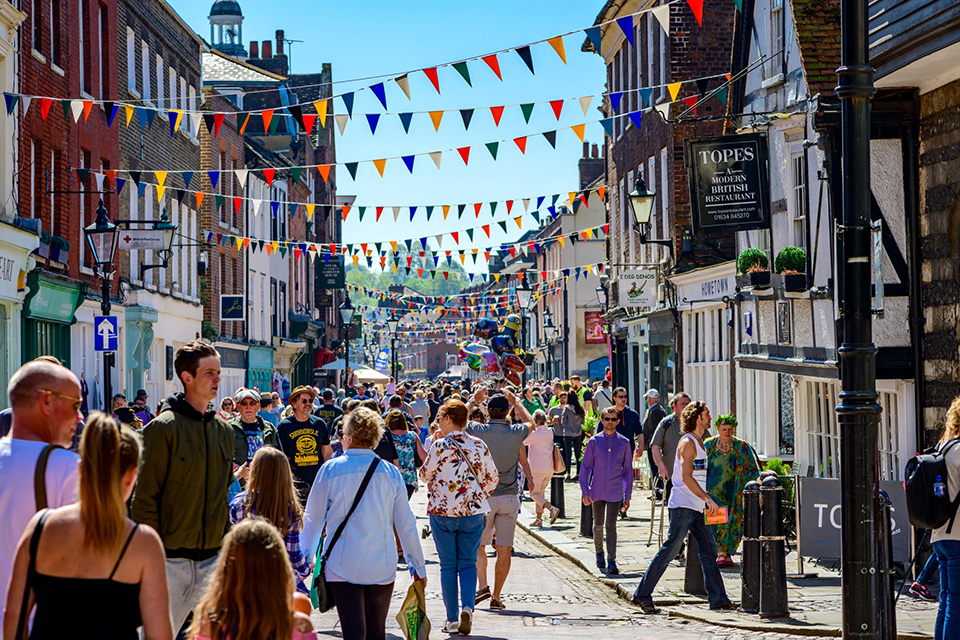
#> input picture Semester_2/OpenCV/HW3/pic1.jpg, 960 x 640 px
$ python p2.py
#> lines starting #> are read from the running program, lines starting #| are printed output that depends on the picture
"""
Open the image pic1.jpg and display it with the name pic1. Separate the image into its 3
channels. Display both the colored and grayscale versions of each channel in separate
windows.
"""


#Splitting and merging color channels
#color image consists of multiple channels (red green blue), these 3 color channels merged together
#We can split an image into blue, green and red components
#e.g. is one channel has better quality than the other - can be used to shapen the overall imange


import cv2 as cv
import numpy as np

img = cv.imread('pic1.jpg')
#> img is the input picture: shape (640, 960, 3); mean B, G, R 104.9, 100, 100.2
cv.imshow('pic1', img)

b, g, r = cv.split(img)
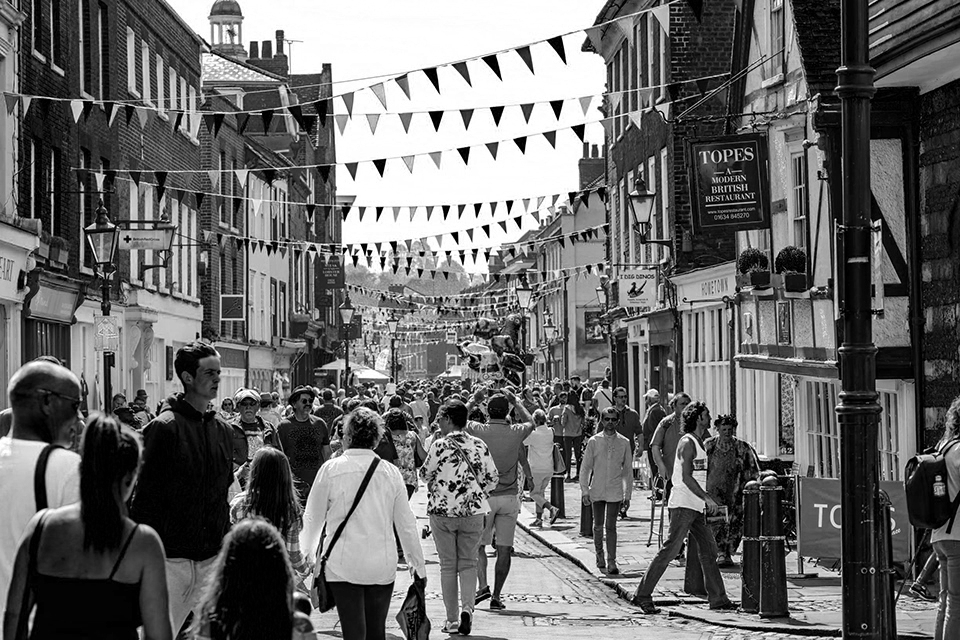
#> b: shape (640, 960); min 0, max 255, mean 104.9
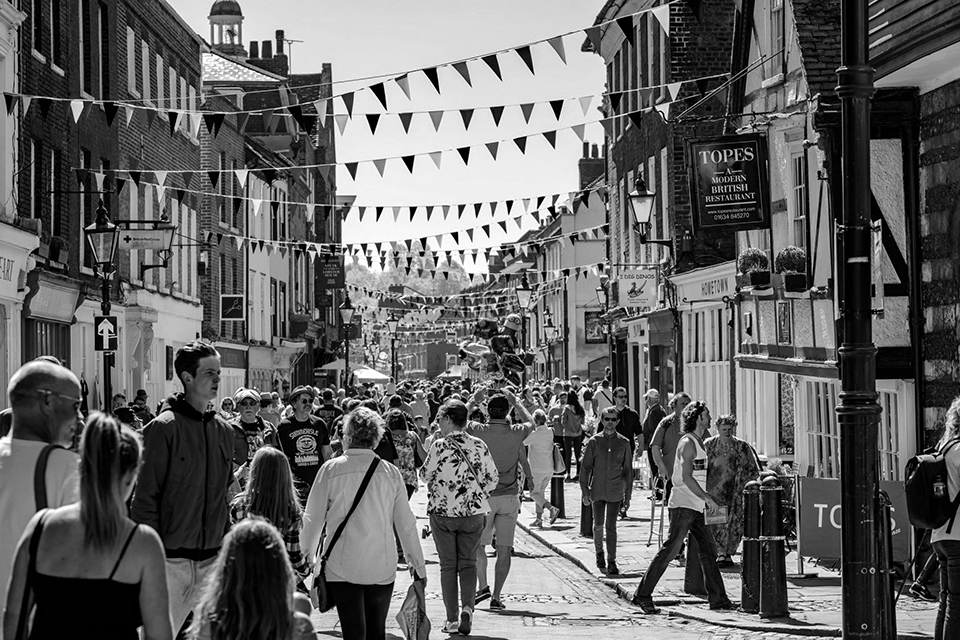
#> g: shape (640, 960); min 0, max 255, mean 100
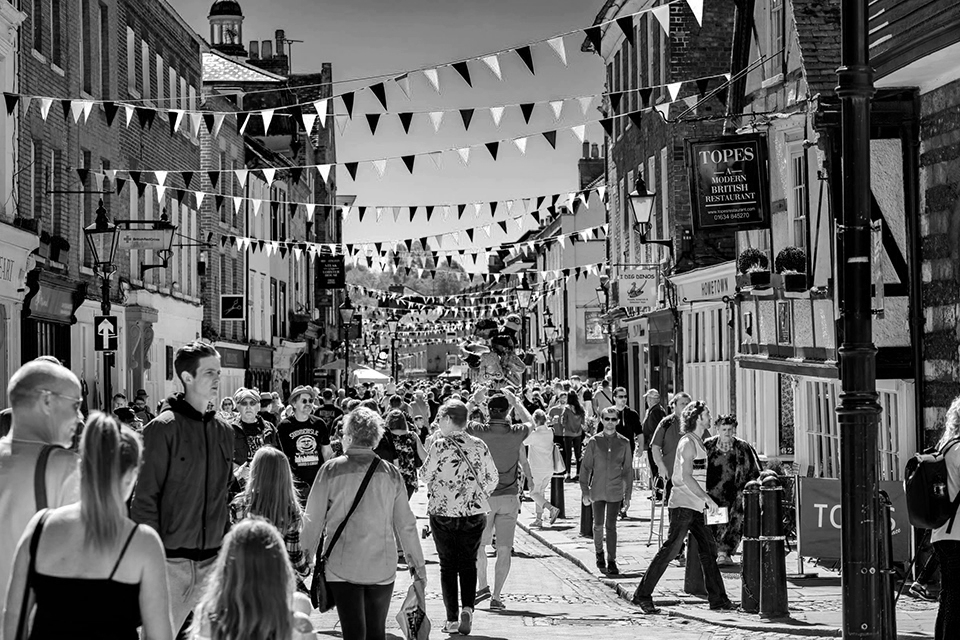
#> r: shape (640, 960); min 0, max 255, mean 100.2

#displayed as grayscale images, which shows the distribution of pixel intancities
#white regions - more concentration of pixel values, darker regions - little or no pixels of that color in that region
cv.imshow('gray_blue', b)
cv.imshow('gray_green', g)
cv.imshow('gray_red', r)

#an additional way of looking at the color instead of grayscale
#reconstructing the image for this

#creating a blank image using numpy
#'uint8' is for images
#the blank image consists of height and width, so by merging the blue image and its respective compartment, we are setting the green and red components to blank and displaying only the blue component, same for green and red

blank = np.zeros(img.shape[:2], dtype = 'uint8')
blue = cv.merge([b, blank, blank])
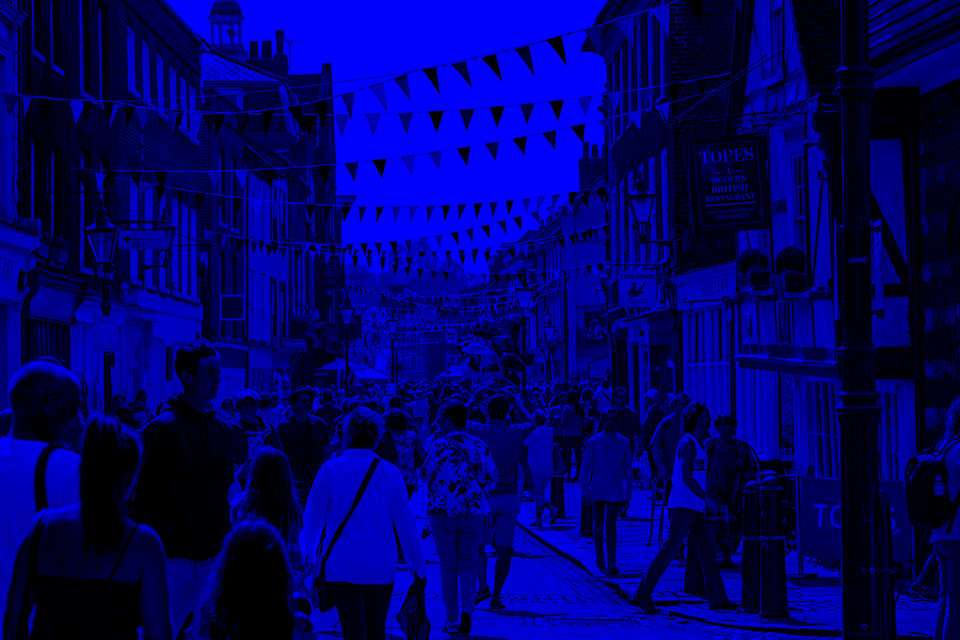
#> blue: shape (640, 960, 3); mean of channels 0, 1, 2 104.9, 0, 0; drawn as B, G, R
green = cv.merge([blank, g, blank])
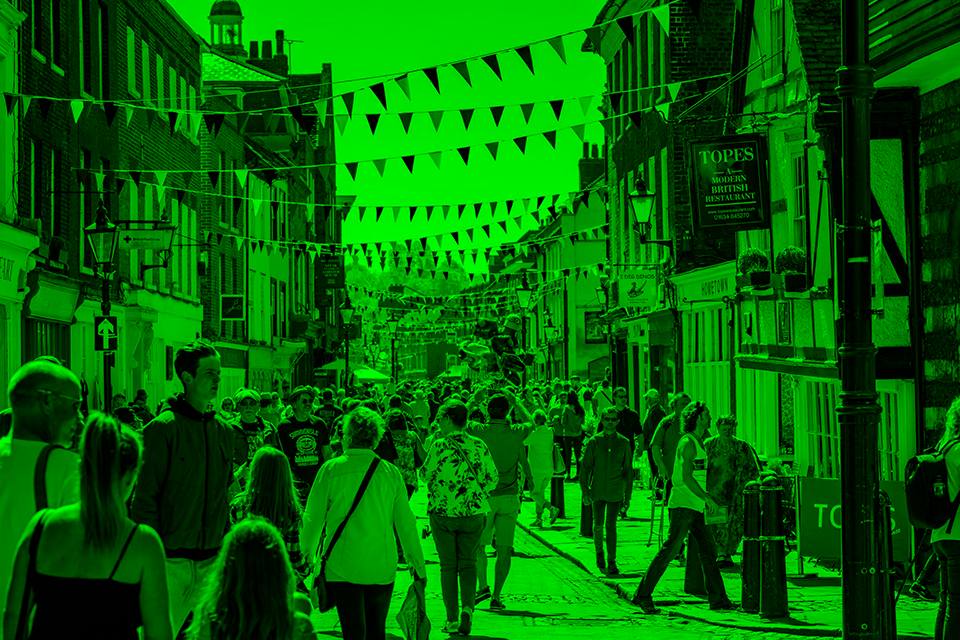
#> green: shape (640, 960, 3); mean of channels 0, 1, 2 0, 100, 0; drawn as B, G, R
red = cv.merge([blank, blank, r])
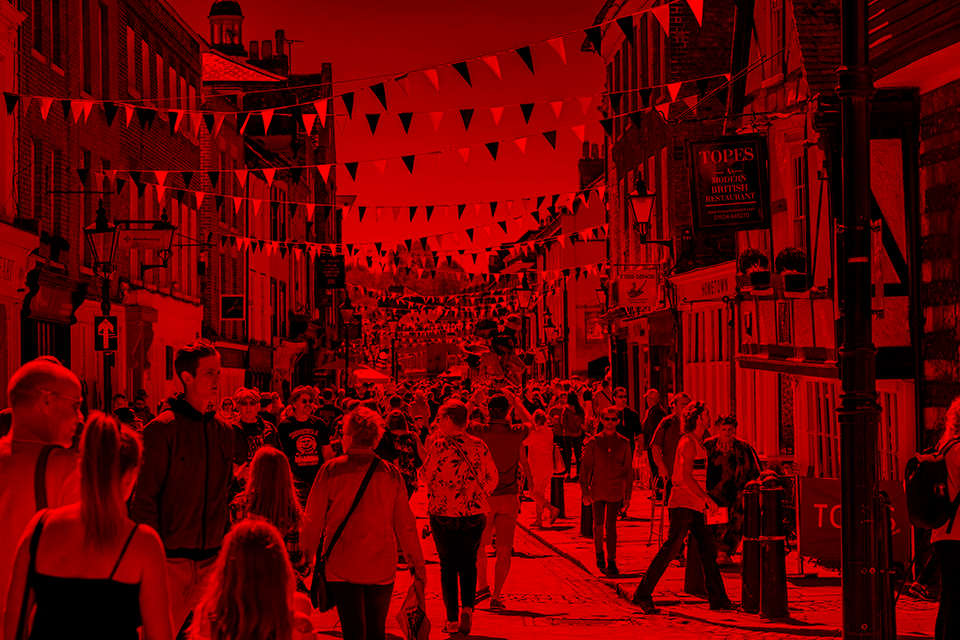
#> red: shape (640, 960, 3); mean of channels 0, 1, 2 0, 0, 100.2; drawn as B, G, R

#now we can visualize the distribution of pixel intensities much better
cv.imshow('blue', blue)
cv.imshow('green', green)
cv.imshow('red', red)

cv.waitKey(0)
